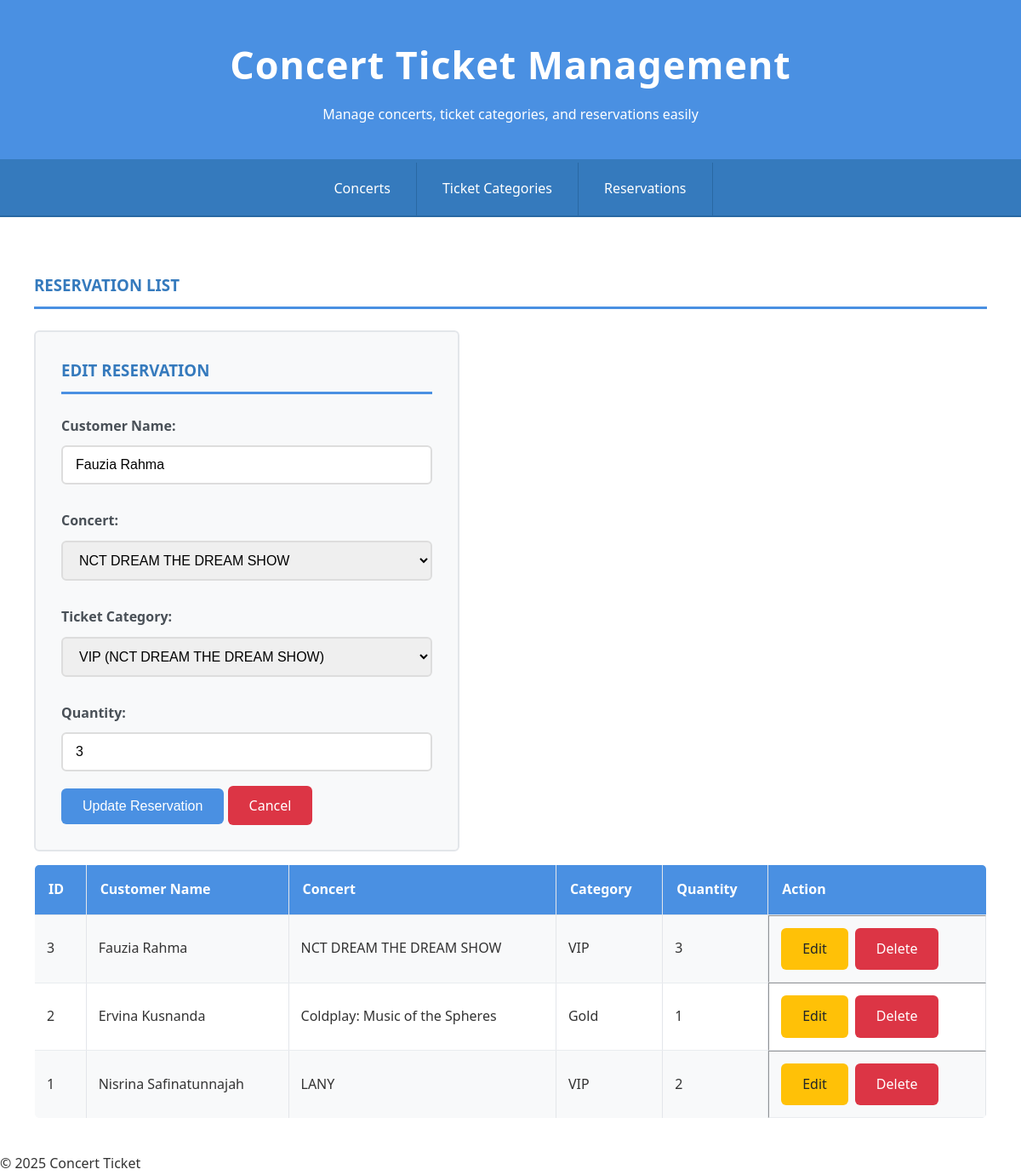
Screenshot of /?page=reservations&edit=3 with the database file from the repository.
### tables this page shows
CREATE TABLE `reservations` (
  `id_reservation` int(11) NOT NULL,
  `customer_name` varchar(100) NOT NULL,
  `id_concert` int(11) NOT NULL,
  `id_ticket_category` int(11) NOT NULL,
  `quantity` int(11) NOT NULL
);

CREATE TABLE `concerts` (
  `id_concert` int(11) NOT NULL,
  `concert_name` varchar(100) NOT NULL,
  `date` date NOT NULL,
  `venue` varchar(100) NOT NULL
);

CREATE TABLE `ticket_categories` (
  `id_ticket_category` int(11) NOT NULL,
  `id_concert` int(11) NOT NULL,
  `category_name` varchar(50) NOT NULL,
  `price` decimal(10,2) NOT NULL,
  `quota` int(11) NOT NULL
);

### config/db.php (called while the page is built, shortened)
<?php
class Database {
    private $host = "localhost";
    private $username = "root";
    private $password = "";
    private $dbname = "db_concert";
    public function __construct() {
        try {
            $this->conn = new PDO("mysql:host=$this->host;dbname=$this->dbname", $this->username, $this->password);
        } catch (PDOException $e) {
            echo "Connection failed: " . $e->getMessage();
        }
    }
}
?>

### class/Reservation.php (called while the page is built, shortened)
<?php
require_once 'config/db.php';
class Reservation {
    private $db;
    public function __construct() {
        $this->db = (new Database())->conn;
    }
    public function getAllReservations() {
        $stmt = $this->db->prepare("
            SELECT r.*, t.category_name, c.concert_name
            FROM reservations r
            JOIN ticket_categories t ON r.id_ticket_category = t.id_ticket_category
            JOIN concerts c ON r.id_concert = c.id_concert
            ORDER BY r.id_reservation DESC
        ");
        $stmt->execute();
        return $stmt->fetchAll(PDO::FETCH_ASSOC);
    }
    public function getReservationById($id) {
        $stmt = $this->db->prepare("SELECT * FROM reservations WHERE id_reservation = ?");
        $stmt->execute([$id]);
        return $stmt->fetch(PDO::FETCH_ASSOC);
    }
}
?>

### class/Concert.php (called while the page is built, shortened)
<?php
require_once 'config/db.php';
class Concert {
    private $db;
    public function __construct() {
        $this->db = (new Database())->conn;
    }
    public function getAllConcerts() {
        $stmt = $this->db->prepare("SELECT * FROM concerts");
        $stmt->execute();
        return $stmt->fetchAll(PDO::FETCH_ASSOC);
    }
}
?>

### class/TicketCategory.php (called while the page is built, shortened)
<?php
require_once 'config/db.php';
class TicketCategory {
    private $db;
    public function __construct() {
        $this->db = (new Database())->conn;
    }
    public function getAllTicketCategories() {
        $stmt = $this->db->prepare("
            SELECT t.*, c.concert_name
            FROM ticket_categories t
            JOIN concerts c ON t.id_concert = c.id_concert
        ");
        $stmt->execute();
        return $stmt->fetchAll(PDO::FETCH_ASSOC);
    }
}
?>

### view/reservations.php (the view, shortened to what this page needs)
<?php
require_once 'class/Reservation.php';
require_once 'class/TicketCategory.php';
require_once 'class/Concert.php';
$reservation = new Reservation();
$ticket = new TicketCategory();
$concert = new Concert();
$concerts = $concert->getAllConcerts();
$tickets = $ticket->getAllTicketCategories();
$editData = null;
if (isset($_GET['edit'])) {
    $editData = $reservation->getReservationById($_GET['edit']);
}
$reservations = $reservation->getAllReservations();
?>
<h3>Reservation List</h3>
<form method="POST">
    <h3><?= $editData ? "Edit Reservation" : "Add Reservation" ?></h3>
    <label>Customer Name:</label>
    <input type="text" name="customer_name" value="<?= htmlspecialchars($editData['customer_name'] ?? '') ?>" required>
    <label>Concert:</label>
    <select name="id_concert" required>
        <?php foreach ($concerts as $c): ?>
            <option value="<?= $c['id_concert'] ?>" <?= isset($editData['id_concert']) && $editData['id_concert'] == $c['id_concert'] ? 'selected' : '' ?>>
                <?= htmlspecialchars($c['concert_name']) ?>
            </option>
        <?php endforeach; ?>
    </select>
    <label>Ticket Category:</label>
    <select name="id_ticket_category" required>
        <?php foreach ($tickets as $t): ?>
            <option value="<?= $t['id_ticket_category'] ?>" <?= isset($editData['id_ticket_category']) && $editData['id_ticket_category'] == $t['id_ticket_category'] ? 'selected' : '' ?>>
                <?= htmlspecialchars($t['category_name']) ?> (<?= htmlspecialchars($t['concert_name']) ?>)
            </option>
        <?php endforeach; ?>
    </select>
    <label>Quantity:</label>
    <input type="number" name="quantity" min="1" value="<?= $editData['quantity'] ?? '' ?>" required>
    <?php if ($editData): ?>
        <button type="submit" name="update">Update Reservation</button>
        <a href="?page=reservations" class="btn btn-danger">Cancel</a>
    <?php else: ?>
        <button type="submit" name="add">Add Reservation</button>
    <?php endif; ?>
</form>
<table border="1">
    <tr>
        <th>ID</th>
        <th>Customer Name</th>
        <th>Concert</th>
        <th>Category</th>
        <th>Quantity</th>
        <th>Action</th>
    </tr>
    <?php foreach ($reservations as $r): ?>
    <tr>
        <td><?= $r['id_reservation'] ?></td>
        <td><?= htmlspecialchars($r['customer_name']) ?></td>
        <td><?= htmlspecialchars($r['concert_name']) ?></td>
        <td><?= htmlspecialchars($r['category_name']) ?></td>
        <td><?= $r['quantity'] ?></td>
        <td class="table-actions">
            <a href="?page=reservations&edit=<?= $r['id_reservation'] ?>" class="btn btn-warning">Edit</a>
            <a href="?page=reservations&delete=<?= $r['id_reservation'] ?>" class="btn btn-danger" onclick="return confirm('Are you sure?')">Delete</a>
        </td>
    </tr>
    <?php endforeach; ?>
</table>

### style.css (style rules this page uses)
* { margin: 0; padding: 0; box-sizing: border-box; }
body { font-family: 'Segoe UI', Tahoma, Geneva, Verdana, sans-serif; background-color: hsl(216, 33%, 97%); color: #333; line-height: 1.6; min-height: 100vh; }
h2, h3 { color: #357abd; margin-bottom: 25px; text-transform: uppercase; font-weight: 600; border-bottom: 3px solid #4a90e2; padding-bottom: 10px; }
table { width: 100%; border-collapse: collapse; margin-top: 15px; background-color: white; border-radius: 6px; overflow: hidden; border: 1px solid #e3e6ea; }
th { background-color: #4a90e2; color: white; padding: 16px; text-align: left; }
td { padding: 14px; border-bottom: 1px solid #e9ecef; }
tbody tr:nth-child(even) { background-color: #f8f9fa; }
form { background-color: #f8f9fa; padding: 30px; border-radius: 6px; border: 2px solid #e3e6ea; width: 500px; }
label { font-weight: 600; color: #495057; margin-top: 10px; display: block; }
input, select { width: 100%; padding: 12px 15px; margin: 10px 0 20px 0; border: 2px solid #ddd; border-radius: 6px; font-size: 16px; transition: border-color 0.3s ease; }
button, .btn { background-color: #4a90e2; color: white; padding: 12px 25px; border: none; border-radius: 6px; cursor: pointer; font-size: 16px; font-weight: 500; transition: 0.3s ease; text-decoration: none; }
.btn-danger { background-color: #dc3545; }
.btn-warning { background-color: #ffc107; color: #212529; }
.table-actions { display: flex; gap: 8px; }

### rows the page displays
reservations: customer_name "Fauzia Rahma", id_concert "NCT DREAM THE DREAM SHOW", id_ticket_category "VIP (NCT DREAM THE DREAM SHOW)", quantity "3", id_reservation "3", id_concert.concert_name "NCT DREAM THE DREAM SHOW", id_ticket_category.category_name "VIP"
reservations: id_reservation "2", customer_name "Ervina Kusnanda", id_concert.concert_name "Coldplay: Music of the Spheres", id_ticket_category.category_name "Gold", quantity "1"
reservations: id_reservation "1", customer_name "Nisrina Safinatunnajah", id_concert.concert_name "LANY", id_ticket_category.category_name "VIP", quantity "2"
